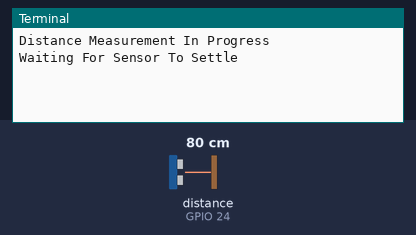
Recording of a program running on a simulated Raspberry Pi (BCM pin numbers). Shown: the last lines printed to the terminal. The inputs (shaded band) are chosen by the test bench; at power-on: distance to the obstacle (sensor on GPIO 24) 80 cm. The echo pulse lasts 58.3 µs per cm; databases and web services accept everything at once and return nothing; the clock reads 2024-03-15 10:24:30 at power-on unless the program sets it.

Above: at 1.2 s.
1.3 s: distance to the obstacle (sensor on GPIO 24) set to 2 cm
At 2.6 s:
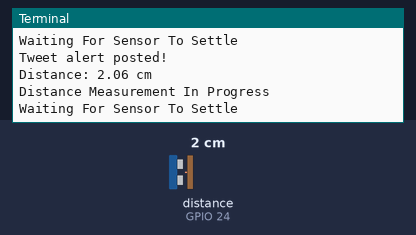
4.3 s: distance to the obstacle (sensor on GPIO 24) set to 4 cm
At 7.0 s:
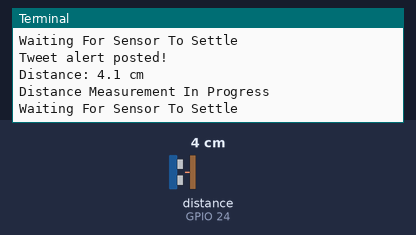

The program:

Code.py
```python
import RPi.GPIO as GPIO
import sys
from twython import Twython
import time

apiKey = ''
apiSecret = ''
accessToken = ''
accessTokenSecret = ''
api = Twython(apiKey, apiSecret, accessToken, accessTokenSecret)
auth = api.get_authentication_tokens()
OAUTH_TOKEN = auth['oauth_token']
OAUTH_TOKEN_SECRET = auth['oauth_token_secret']
auth['auth_url']

while True:
	GPIO.setmode(GPIO.BCM)

	TRIG = 23
	ECHO = 24

	print "Distance Measurement In Progress"

	GPIO.setup(TRIG,GPIO.OUT)
	GPIO.setup(ECHO,GPIO.IN)

	GPIO.output(TRIG, False)
	print "Waiting For Sensor To Settle"
	time.sleep(2)

	GPIO.output(TRIG, True)
	time.sleep(0.00001)
	GPIO.output(TRIG, False)

	while GPIO.input(ECHO)==0:
		pulse_start = time.time()

	while GPIO.input(ECHO)==1:
		pulse_end = time.time()

	pulse_duration = pulse_end - pulse_start

	distance = pulse_duration * 17150

	distance = round(distance, 2)

	if distance < 20 :
		localtime = time.asctime( time.localtime(time.time()) )
		api.update_status(status = localtime + " [Knock, Knock! Someone is at home!][TwitterBot]")
		print "Tweet alert posted!"

	print "Distance:",distance,"cm"

	GPIO.cleanup()
```

Measured:
- after the input at 1.3 s, the terminal: prints a new line after 0.70 s (image 1)
- after the input at 4.3 s, the terminal: prints a new line after 1.7 s (image 2)
